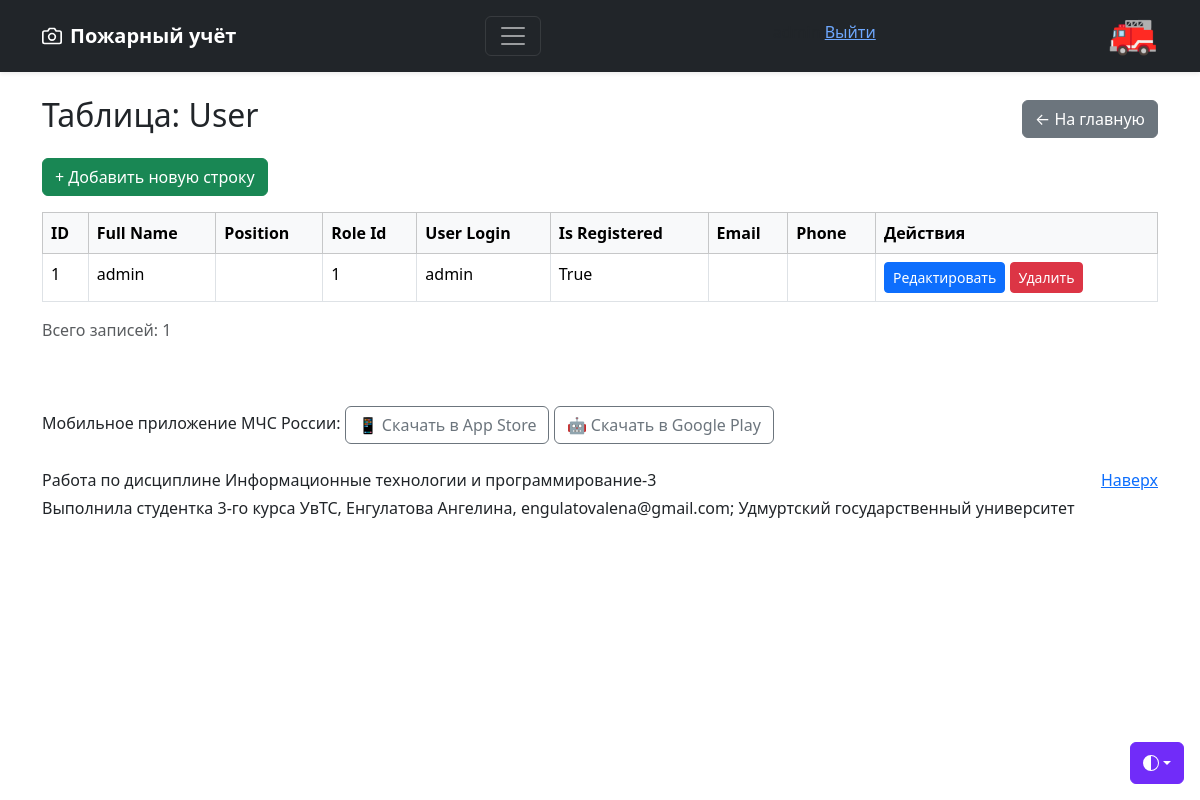
The app's page /objects/user (signed in) with its own data.
### models.py (models this page shows, shortened)
class Registered_Users(UserMixin, db.Model):
    __tablename__ = 'registered_users'
    id = db.Column(db.Integer, primary_key=True)
    username = db.Column(db.String(80), unique=True, nullable=False)
    password_hash = db.Column(db.String(255), nullable=False)
    @property
    def role_id(self):
        user = User.query.filter_by(user_login=self.username).first()
        return user.role_id if user else None

class User(db.Model):
    __tablename__ = 'user'
    id = db.Column(db.Integer, primary_key=True)
    full_name = db.Column(db.String(100), nullable=False)
    position = db.Column(db.String(24), nullable=False)
    role_id = db.Column(db.Integer, nullable=False)
    user_login = db.Column(db.String(48), unique=True, nullable=False)
    is_registered = db.Column(db.Boolean, default=False, nullable=False)
    email = db.Column(db.String(48), unique=True, nullable=False)
    phone = db.Column(db.String(24), nullable=False)

### app.py (the view, shortened to what this page needs)
@app.route('/objects/<table_name>')
def objects(table_name):
    table_map = {
        'user': User,
        'machines_property': Machines_Property,
        'technical_maintenance': Technical_Maintenance,
        'attestations': Attestations,
        'usersAttestations': UsersAttestations,
        'divisions': Divisions,
        'usersAtDivisions': UsersAtDivisions,
        'vacations': Vacations,
        'forces_resources': Forces_resources
    }
    if table_name not in table_map:
        return "Таблица не найдена", 404
    model = table_map[table_name]
    editable = can_edit(table_name)
    stmt = select(model)
    items = db.session.execute(stmt).scalars().all()
    columns = [col.name for col in model.__table__.columns if col.name != 'id']
    return render_template('objects.html',
                           table_name=table_name,
                           items=items,
                           columns=columns,
                           can_edit=editable)

### app.py (called while the page is built)
@login_manager.user_loader
def load_user(user_id):
    return Registered_Users.query.get(int(user_id))

def can_edit(table_name):
    if not current_user.is_authenticated:
        return False
    role = current_user.role_id
    return role in EDIT_PERMISSIONS.get(table_name, [])

### templates/objects.html (shortened to what this page needs)
{% extends "base.html" %}
{% block content %}
<div class="container mt-4">
    <div class="d-flex justify-content-between align-items-center mb-3">
        <h2>Таблица: {{ table_name|capitalize }}</h2>
        <a href="{{ url_for('index') }}" class="btn btn-secondary">← На главную</a>
    </div>
    {% if can_edit %}
    <a href="{{ url_for('add_item', table_name=table_name) }}"
       class="btn btn-success mb-3">
        + Добавить новую строку
    </a>
    {% endif %}
    {% if items %}
    <div class="table-responsive">
        <table class="table table-bordered table-hover">
            <thead class="table-light">
                <tr>
                    <th>ID</th>
                    {% for column in columns %}
                    <th>{{ column|replace('_', ' ')|title }}</th>
                    {% endfor %}
                    {% if can_edit %}
                    <th>Действия</th>
                    {% endif %}
                </tr>
            </thead>
            <tbody>
                {% for item in items %}
                <tr>
                    <td>{{ item.id }}</td>
                    {% for column in columns %}
                        <td>{{ item|attr(column) }}</td>
                    {% endfor %}
                    {% if can_edit %}
                    <td class="text-nowrap">
                        <a href="{{ url_for('edit_item',
                                            table_name=table_name,
                                            item_id=item.id) }}"
                           class="btn btn-sm btn-primary">
                            Редактировать
                        </a>
                        <form method="POST"
                              action="{{ url_for('delete_item',
                                                 table_name=table_name,
                                                 item_id=item.id) }}"
                              style="display:inline"
                              onsubmit="return confirm('Удалить запись?')">
                            <button type="submit"
                                    class="btn btn-sm btn-danger">
                                Удалить
                            </button>
                        </form>
                    </td>
                    {% endif %}
                </tr>
                {% endfor %}
            </tbody>
        </table>
    </div>
    <p class="text-muted">Всего записей: {{ items|length }}</p>
    {% else %}
    <div class="alert alert-info">Таблица пуста. Нет данных для отображения.</div>
    {% endif %}
</div>
{% endblock %}

### templates/base.html (shortened to what this page needs)
<!DOCTYPE html>
<html lang="ru" data-bs-theme="auto">
<head>
    <link href="https://cdn.jsdelivr.net/npm/bootstrap@5.3.3/dist/css/bootstrap.min.css"
          rel="stylesheet">
    <link rel="stylesheet" href="{{ url_for('static', filename='css/main.css') }}">
</head>
<body>
    <div class="dropdown position-fixed bottom-0 end-0 mb-3 me-3 bd-mode-toggle">
        <button class="btn btn-bd-primary py-2 dropdown-toggle d-flex align-items-center"
                id="bd-theme" type="button" aria-expanded="false"
                data-bs-toggle="dropdown" aria-label="Toggle theme (auto)">
            <svg class="bi my-1 theme-icon-active" aria-hidden="true"><use href="#circle-half"></use></svg>
        </button>
    </div>
    <header data-bs-theme="dark">
        <div class="navbar navbar-dark bg-dark shadow-sm">
            <div class="container">
                <a href="{{ url_for('index') }}" class="navbar-brand d-flex align-items-center">
                    <strong>Пожарный учёт</strong>
                </a>
                <button class="navbar-toggler" type="button" data-bs-toggle="collapse" data-bs-target="#navbarHeader" aria-controls="navbarHeader" aria-expanded="false" aria-label="Toggle navigation">
                    <span class="navbar-toggler-icon"></span>
                </button>
                <div class="user-info">
                    <p>{{ current_user.username }} <a href="{{ url_for('logout') }}">   Выйти</a></p>
                </div>
                <h1>🚒</h1>
            </div>
        </div>
    </header>
    <main>
        {% block content %}{% endblock %}
    </main>
    <footer class="text-body-secondary py-5">
        <div class="container">
             <div class="mainpage-col__section-half">
                Мобильное приложение МЧС России:
                <a class="app-link btn btn-outline-secondary" href="https://apps.apple.com/app/id1530044766" target="_blank" title="App Store">
                    📱 Скачать в App Store</a>
                    <a class="app-link btn btn-outline-secondary" href="https://play.google.com/store/apps/details?id=io.citizens.security&hl=ru" target="_blank" title="Google Play">
                    🤖 Скачать в Google Play</a><br><br>
            </div>
            <p class="float-end mb-1"><a href="#">Наверх</a></p>
            <p class="mb-1">Работа по дисциплине Информационные технологии и программирование-3</p>
            <p class="mb-0">Выполнила студентка 3-го курса УвТС, Енгулатова Ангелина, engulatovalena@gmail.com; Удмуртский государственный университет</p>
    </footer>

### static/css/main.css (style rules this page uses)
.bi { vertical-align: -0.125em; fill: currentColor; }
.btn-bd-primary { --bd-violet-bg: #712cf9; --bd-violet-rgb: 112.520718, 44.062154, 249.437846; --bs-btn-font-weight: 600; --bs-btn-color: var(--bs-white); --bs-btn-bg: var(--bd-violet-bg); --bs-btn-border-color: var(--bd-violet-bg); --bs-btn-hover-color: var(--bs-white); --bs-btn-hover-bg: #6528e0; --bs-btn-hover-border-color: #6528e0; --bs-btn-focus-shadow-rgb: var(--bd-violet-rgb); --bs-btn-active-color: var(--bs-btn-hover-color); --bs-btn-active-bg: #5a23c8; --bs-btn-active-border-color: #5a23c8; }
.bd-mode-toggle { z-index: 1500; }
.bd-mode-toggle .bi { width: 1em; height: 1em; }
.text-body-secondary { color: #212529 !important; }

### records on screen
Registered_Users: username "admin"
User: id "1", columns "admin" "1" "admin" "True"

### other values on screen
{{ table_name|capitalize }} "User"
{{ column|replace('_', ' ')|title }} "Full Name" "Position" "Role Id" "User Login" "Is Registered" "Email" "Phone"
{{ items|length }} "1"
